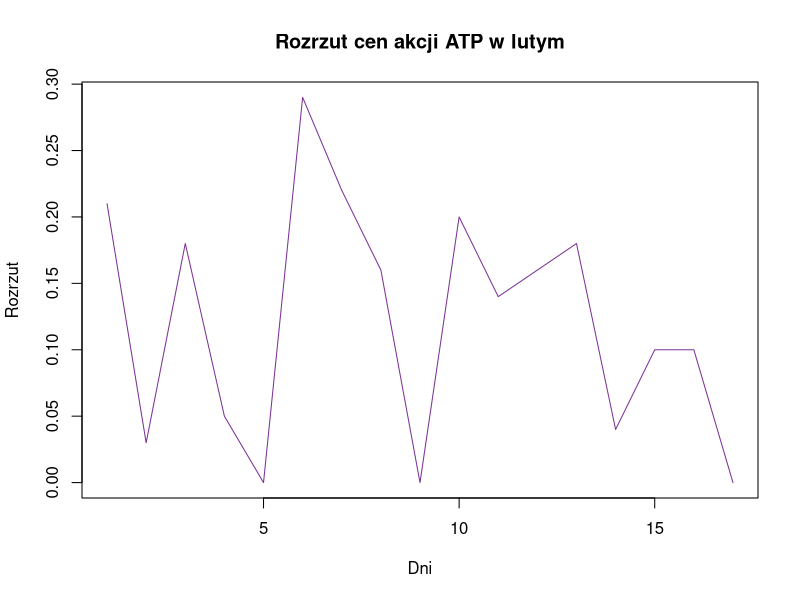
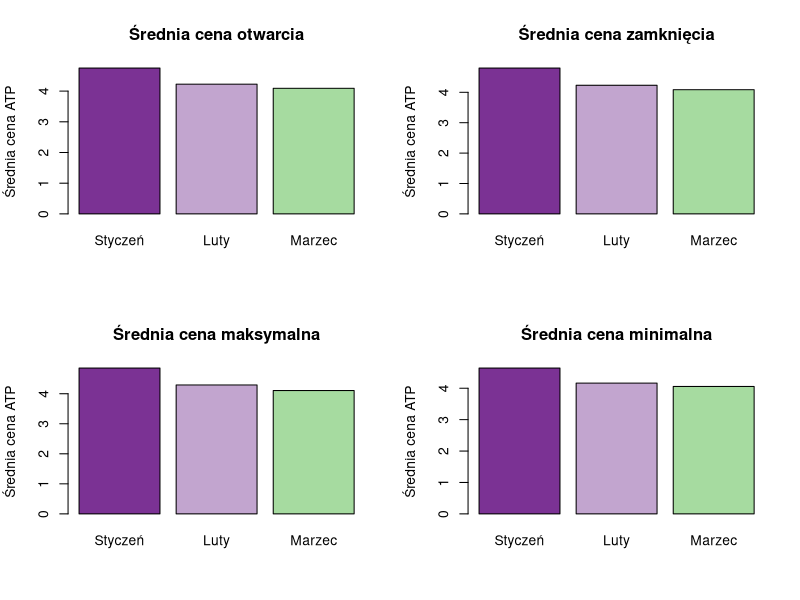
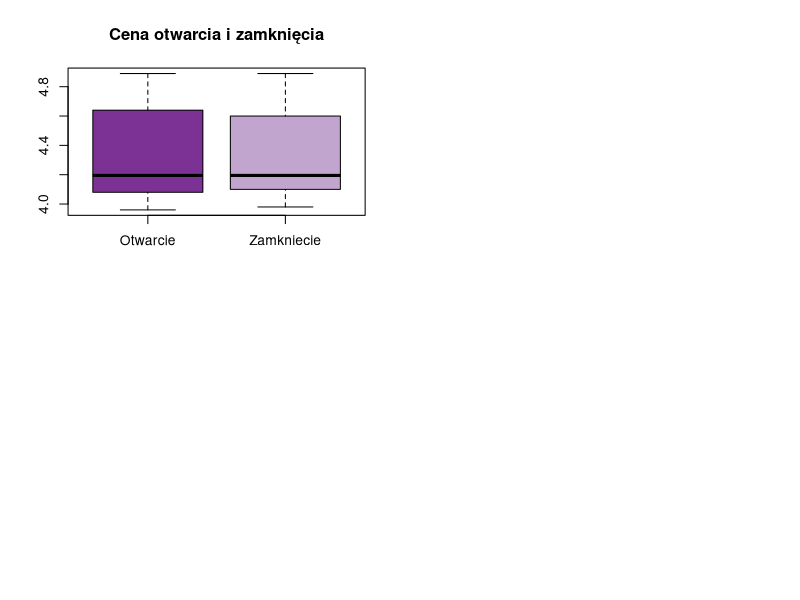

Source code (R) for these figures, in order:
## ---- chunk 1
knitr::opts_chunk$set(echo = TRUE)
## ---- chunk 2
dane=read.csv("stobiecka-data.csv")[,1:5]
head(dane)
## ---- chunk 3
library(dplyr)
## ---- chunk 4
library("RColorBrewer")
## ---- chunk 5
dane %>%
  filter(grepl("-02-", Data)) %>%
  mutate(Roznica.cen = Najwyzszy - Najnizszy) %>%
  select(Data, Najwyzszy, Najnizszy, Roznica.cen) -> tabela1
  head(tabela1)
## ---- chunk 6
plot(tabela1$Roznica.cen, type="l", main="Rozrzut cen akcji ATP w lutym",col=brewer.pal(n = 4, name = "PRGn")[1], xlab = "Dni", ylab="Rozrzut")
## ---- chunk 7
by_miesiac <- dane %>%
  filter(Otwarcie > 4) %>%
  mutate(Miesiac = format(as.POSIXct(Data), "%m")) %>%
  group_by(Miesiac) %>%
  summarise(
  Srednia.Otwarcie = mean(Otwarcie),
  Srednia.Zamkniecie = mean(Zamkniecie),
  Srednia.Najwyzszy = mean(Najwyzszy),
  Srednia.Najnizszy = mean(Najnizszy)
  )
  by_miesiac
## ---- chunk 8
op = par(mfrow = c(2, 2), pty = "m")
barplot(
by_miesiac$Srednia.Otwarcie,
names.arg = c("Styczeń", "Luty", "Marzec"),
col = brewer.pal(n = 4, name = "PRGn"),
ylab = "Średnia cena ATP",
main = "Średnia cena otwarcia"
)
barplot(
by_miesiac$Srednia.Zamkniecie,
names.arg = c("Styczeń", "Luty", "Marzec"),
col = brewer.pal(n = 4, name = "PRGn"),
ylab = "Średnia cena ATP",
main = "Średnia cena zamknięcia"
)
barplot(
by_miesiac$Srednia.Najwyzszy,
names.arg = c("Styczeń", "Luty", "Marzec"),
col = brewer.pal(n = 4, name = "PRGn"),
ylab = "Średnia cena ATP",
main = "Średnia cena maksymalna"
)
barplot(
by_miesiac$Srednia.Najnizszy,
names.arg = c("Styczeń", "Luty", "Marzec"),
col = brewer.pal(n = 4, name = "PRGn"),
ylab = "Średnia cena ATP",
main = "Średnia cena minimalna"
)
## ---- chunk 9
dane %>%
  filter(abs(Otwarcie-Zamkniecie)<0.07) %>%
  select(Data,Otwarcie,Zamkniecie)->tabela3
tabela3
## ---- chunk 10
boxplot(tabela3$Otwarcie,tabela3$Zamkniecie, main="Cena otwarcia i zamknięcia",names=names(tabela3)[2:3], col=brewer.pal(n = 4, name = "PRGn"))
